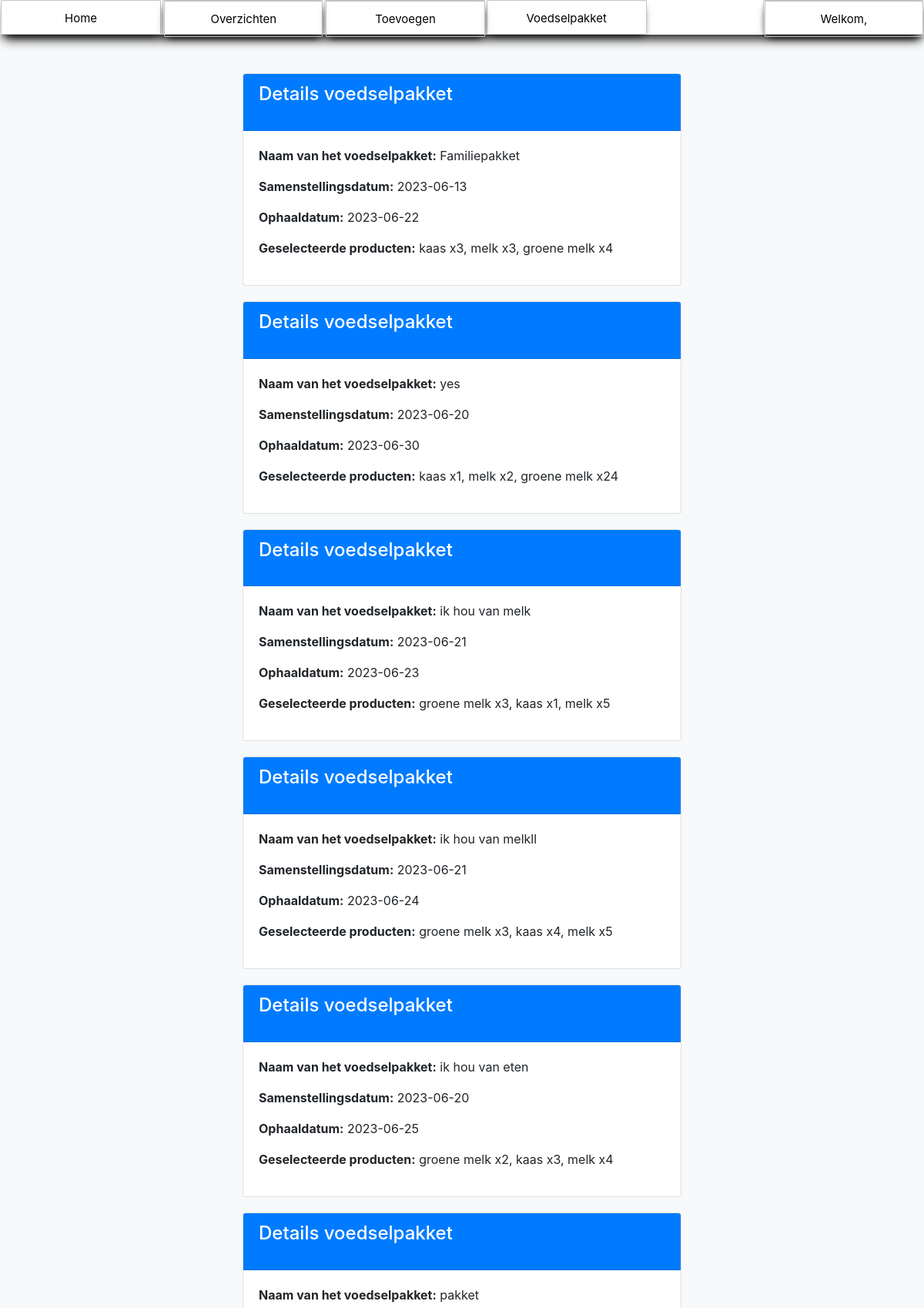
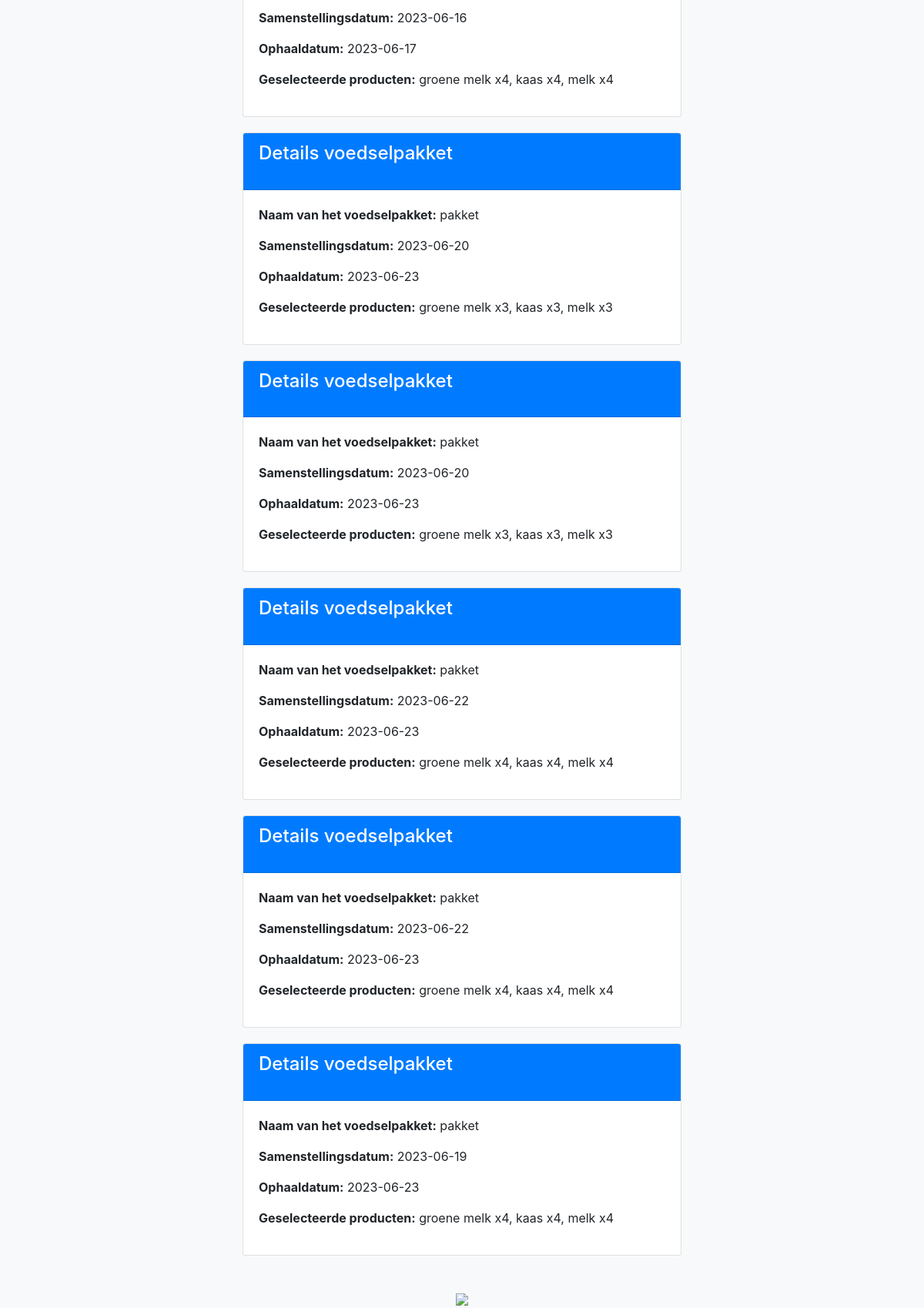
The app's page /food_package_details.php (signed in) with its own data (2 pictures, top to bottom).
### tables this page shows
CREATE TABLE `voedselpakket` (
  `id` int(11) NOT NULL,
  `naam` varchar(255) NOT NULL,
  `producten` varchar(255) NOT NULL,
  `samenstellingsdatum` date NOT NULL DEFAULT '0000-00-00',
  `ophaaldatum` date NOT NULL DEFAULT '0000-00-00'
);

### food_package_details.php (the view, shortened to what this page needs)
<?php
include "navigation.php";
include "config.php";
try {
    $stmt = $conn->prepare("SELECT * FROM voedselpakket");
    $stmt->execute();
    $packages = $stmt->fetchAll();
} catch (PDOException $e) {
    $errorMessage = "Er is een fout opgetreden bij het ophalen van de voedselpakketten: " . $e->getMessage();
}
?>
<!DOCTYPE html>
<html lang="nl">
<head>
    <link href="https://stackpath.bootstrapcdn.com/bootstrap/4.5.0/css/bootstrap.min.css" rel="stylesheet">
</head>
<body>
    <div class="container">
        <?php if (isset($errorMessage)) : ?>
            <p class="error-message"><?php echo $errorMessage; ?></p>
        <?php else : ?>
            <?php foreach ($packages as $package) : ?>
                <div class="card">
                    <div class="card-header">
                        <h2 class="card-title">Details voedselpakket</h2>
                    </div>
                    <div class="card-body">
                        <p><strong>Naam van het voedselpakket:</strong> <?php echo $package['naam']; ?></p>
                        <p><strong>Samenstellingsdatum:</strong> <?php echo $package['samenstellingsdatum']; ?></p>
                        <p><strong>Ophaaldatum:</strong> <?php echo $package['ophaaldatum']; ?></p>
                        <p><strong>Geselecteerde producten:</strong> <?php echo $package['producten']; ?></p>
                    </div>
                </div>
            <?php endforeach; ?>
        <?php endif; ?>
    </div><br>
    <CENTER><img src="https://cdn.pixabay.com/photo/2012/04/24/16/17/box-40302_960_720.png" width="200px" style="cursor: pointer;">
</body>
</html>

### navigation.css (style rules this page uses)
body { color: white; padding: 0; margin: 0; }

### food_package_details.php (style rules this page uses)
body { background-color: #f8f9fa; }
.container { max-width: 600px; margin-top: 50px; }
.card { margin-bottom: 20px; }
.card-header { background-color: #007bff; color: #fff; }
.card-body { padding: 20px; }
.card-title { font-size: 24px; margin-bottom: 20px; }

### records on screen
voedselpakket: naam "Familiepakket", samenstellingsdatum "2023-06-13", ophaaldatum "2023-06-22", producten "kaas x3, melk x3, groene melk x4"
voedselpakket: naam "yes", samenstellingsdatum "2023-06-20", ophaaldatum "2023-06-30", producten "kaas x1, melk x2, groene melk x24"
voedselpakket: naam "ik hou van melk", samenstellingsdatum "2023-06-21", ophaaldatum "2023-06-23", producten "groene melk x3, kaas x1, melk x5"
voedselpakket: naam "ik hou van melkll", samenstellingsdatum "2023-06-21", ophaaldatum "2023-06-24", producten "groene melk x3, kaas x4, melk x5"
voedselpakket: naam "ik hou van eten", samenstellingsdatum "2023-06-20", ophaaldatum "2023-06-25", producten "groene melk x2, kaas x3, melk x4"
voedselpakket: naam "pakket", samenstellingsdatum "2023-06-16", ophaaldatum "2023-06-17", producten "groene melk x4, kaas x4, melk x4"
voedselpakket: naam "pakket", samenstellingsdatum "2023-06-20", ophaaldatum "2023-06-23", producten "groene melk x3, kaas x3, melk x3"
voedselpakket: naam "pakket", samenstellingsdatum "2023-06-20", ophaaldatum "2023-06-23", producten "groene melk x3, kaas x3, melk x3"
voedselpakket: naam "pakket", samenstellingsdatum "2023-06-22", ophaaldatum "2023-06-23", producten "groene melk x4, kaas x4, melk x4"
voedselpakket: naam "pakket", samenstellingsdatum "2023-06-22", ophaaldatum "2023-06-23", producten "groene melk x4, kaas x4, melk x4"
voedselpakket: naam "pakket", samenstellingsdatum "2023-06-19", ophaaldatum "2023-06-23", producten "groene melk x4, kaas x4, melk x4"
